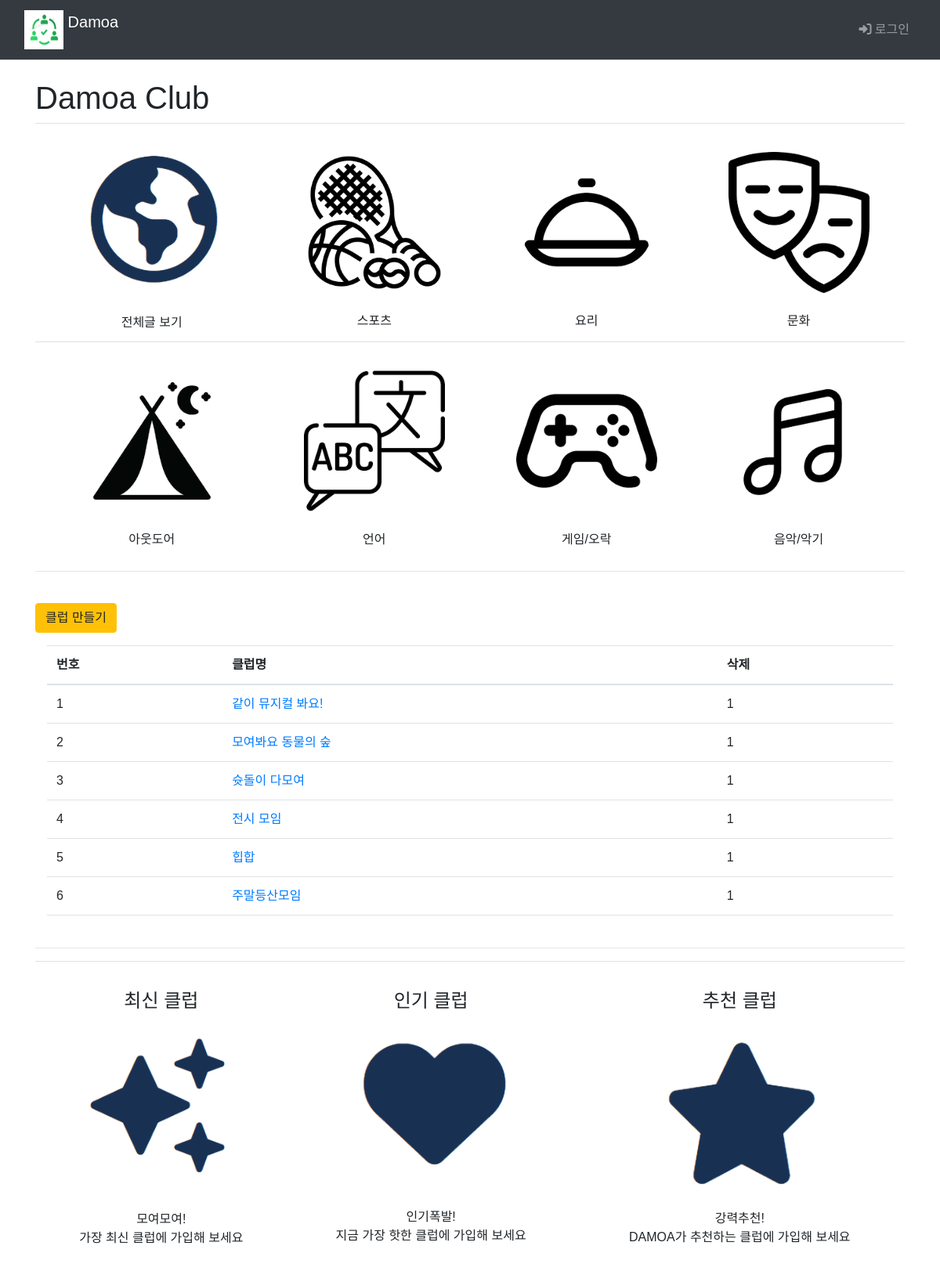
/main/, run on the app's committed database.
### main/models.py (models this page shows, shortened)
class Club(models.Model):
    class category(models.TextChoices):
        from django.utils.translation import gettext_lazy as _
        COOK = 'CK', _('Cook')
        CULTURE = 'CT', _('Culture')
        GAME = 'GA', _('Game')
        LANGUAGE = 'LA', _('Language')
        MUSIC = 'MU', _('Music')
        OUTDOOR = 'OD', _('Outdoor')
        SPORTS = 'SP', _('Sports')
    category = models.CharField(
        max_length=10,
        choices = category.choices,
        null=True
    )
    name=models.TextField('클럽이름')
    author = models.ForeignKey(settings.AUTH_USER_MODEL, on_delete=models.CASCADE, default=1, null=True, related_name='author_club')

### main/views.py (the view)
# urls.py: path("", include('main.urls')),  # / 페이지에 해당하는 urlpatterns
def main(request):
    club_list=Club.objects.order_by('-id')
    context={'club_list':club_list}
    return render(request, 'main/main.html', context)

### templates/main/main.html (shortened to what this page needs)
{% extends 'base.html' %}
{% load static %}
{% block content %}
  <div class="container">
    <br>
    <h1>Damoa Club</h1>
    <table class="table">
      <tbody style="text-align: center;">
        <tr>
          <td>
            <br>
            <a href="{% url 'main:board_list'%}" style="display: block;">
              <img src="{% static 'img/gallery/all.png' %}" style="width: 200px; height: auto;">
              </a>
              <br>전체글 보기
          </td>
          <td>
            <br>
            <a href="{% url 'main:board_list'%}?kw=SP" style="display: block;">
              <img src="{% static 'img/gallery/sports.png' %}" style="width: 180px; height: auto;">
            </a>
            <br>스포츠
          </td>
          <td>
            <br>
            <a href="{% url 'main:board_list'%}?kw=CK" style="display: block;">
              <img class="club" src="{% static 'img/gallery/cook.png' %}" style="width: 180px; height: auto;">
            </a>
            <br>요리
          </td>
          <td>
            <br>
            <a href="{% url 'main:board_list'%}?kw=CT" style="display: block;">
              <img class="club" src="{% static 'img/gallery/culture.png' %}" style="width: 180px; height: auto;">
            </a>
            <br>문화
          </td>
        </tr>
        <tr>
          <td>
            <br>
            <a href="{% url 'main:board_list'%}?kw=OD" style="display: block;">
              <img class="club" src="{% static 'img/gallery/outdoor.png' %}" style="width: 180px; height: auto;">
            </a>
            <br>아웃도어
          </td>
          <td>
            <br>
            <a href="{% url 'main:board_list'%}?kw=LA" style="display: block;">
              <img class="club" src="{% static 'img/gallery/language.png' %}" style="width: 180px; height: auto;">
            </a>
            <br>언어
          </td>
          <td>
            <br>
            <a href="{% url 'main:board_list'%}?kw=GA" style="display: block;">
              <img class="club" src="{% static 'img/gallery/game.png' %}" style="width: 180px; height: auto;">
            </a>
            <br>게임/오락
          </td>
          <td>
            <br>
            <a href="{% url 'main:board_list'%}?kw=MU" style="display: block;">
              <img class="club" src="{% static 'img/gallery/music.png' %}" style="width: 180px; height: auto;">
            </a>
            <br>음악/악기
          </td>
        </tr>
      </tbody>
    </table>
    <hr>
<br>
    <div style="overflow:scroll; height:400px;">
      <a href="{%url 'main:club_create' %}" class="btn btn-warning">클럽 만들기</a>
      <div class="container">
        <table class="table">
          <thead>
            <tr class="thead-blue">
              <th>번호</th>
              <th>클럽명</th>
              <th>삭제</th>
            </tr>
          </thead>
          <tbody>
            {% if club_list %}
              {% for club in club_list %}
                <tr>
                  <td>{{forloop.counter}}</td>
                  <td>
                    <a href="#">{{club.name}}</a>
                  </td>
                  <td>
                    {% if request.user == club.author %}
                      <a href="#" class="delete btn btn-sm btn-outline-secondary" data-uri="{% url 'main:club_delete' club.id %}">삭제</a>
                      {%else%}
                      1
                    {% endif %}
                  </td>
                </tr>
              {% endfor %}
            {% else %}
              <tr>
                게시글이 없습니다.
              </tr>
            {% endif %}
          </tbody>
        </table>
      </div>
    </div>
<br>
    <hr style="color: black; size: 3px;">
    <table class="table" style="text-align: center;">
      <td>
        <div>
          <div class="icon-box">
            <br><h4>최신 클럽<br><br>
              <a href="{% url 'main:board_list'%}?so=recent" style="display: block;">
                <img src="{% static 'img/new.png' %}" style="width: 210px; height: auto;"></a>
            </h4>
            <br>
            <p>모여모여!<br>가장 최신 클럽에 가입해 보세요</p>
          </div>
        </div>
      </td>
      <td>
        <div>
          <div class="icon-box">
            <br><h4>인기 클럽<br><br>
              <a href="{% url 'main:board_list'%}?so=popular" style="display: block;">
                <img src="{% static 'img/heart.png' %}" style="width: 215px; height: auto;"></a>
            </h4>
            <br>
            <p>인기폭발!<br>지금 가장 핫한 클럽에 가입해 보세요</p>
          </div>
        </div>
      </td>
      <td>
        <div>
          <div class="icon-box">
            <br><h4>추천 클럽<br><br>
              <a href="{% url 'main:board_list'%}?so=recommend" style="display: block;">
                <img src="{% static 'img/star.png' %}" style="width: 200px; height: auto;"></a>
            </h4>
            <p>강력추천!<br>DAMOA가 추천하는 클럽에 가입해 보세요</p>
          </div>
        </div>
      </td>
    </table>
  {% endblock %}

### static/style.css (style rules this page uses)
* { font-family: 'Noto Sans KR', sans-serif; }

### data on the page
Club: name "같이 뮤지컬 봐요!", shows "1"
Club: name "모여봐요 동물의 숲", shows "1"
Club: name "슛돌이 다모여", shows "1"
Club: name "전시 모임", shows "1"
Club: name "힙합", shows "1"
Club: name "주말등산모임", shows "1"
